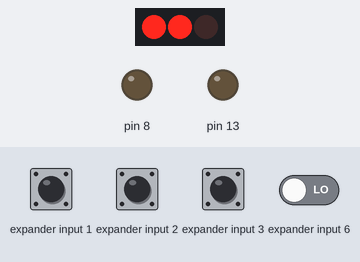
The sketch below on a simulated Arduino Uno, built with avr-gcc and run on an emulated ATmega328P. Parts: 3 port-expander outputs drawn as a row of LEDs (first output left, lit = HIGH), output pins drawn as LEDs (lit = HIGH). Wiring (inferred from the names in the program): MCP23008 port expander at I2C address 0x20. Wiring (inferred from the signals the program sends): row of LEDs: on Q0, Q4, Q5. The test bench sets the inputs (shaded band); at power-on: expander input 1–3 HIGH, expander input 6 LOW. What the sketch prints to the serial monitor is not drawn.

Above: at 1.3 s.
1.4 s: expander input 1 pulled LOW for 1.2 s
At 2.18 s:
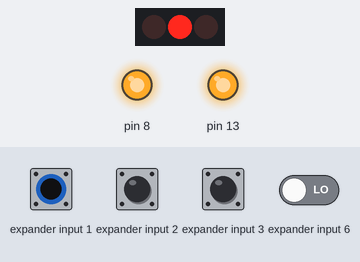
At 3.29 s:
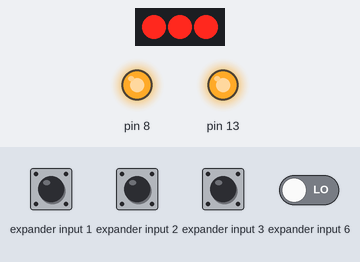
Timing chart, 0 to 14.6 s (numbered marks = the images above; inputs shaded):
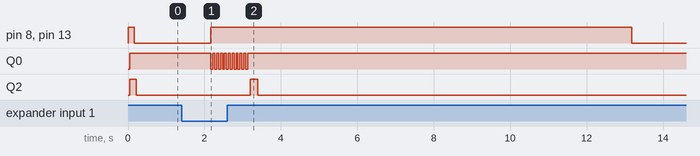

Measured:
- after the input at 1.4 s, pin 8, pin 13: LOW → HIGH after 0.77 s, → LOW 11.0 s later; Q0: alternates HIGH for 0.05 s and LOW for 0.05 s, 20 changes in all, then stays HIGH, starting after 0.77 s; Q2: LOW → HIGH after 1.8 s, → LOW 0.20 s later

The sketch:

BikeLampPowerController.ino
```cpp
#include <Wire.h>

#define IODIR ((byte)0x00)
#define IPOL ((byte)0x01)
#define GPINTEN ((byte)0x02)
#define DEFVAL ((byte)0x03)
#define INTCON ((byte)0x04)
#define IOCON ((byte)0x05)
#define GPPU ((byte)0x06)
#define INTF ((byte)0x07)
#define INTCAP ((byte)0x08)
#define GPIO ((byte)0x09)
#define OLAT ((byte)0x0A)

#define MCP23008ADDR ((byte)0b00100000)
#define MCP23008NCS ((byte)0b00010000)
#define MCP23008UD ((byte)0b00100000)

#define LAMPONOFF 0b00000010
#define LAMPUP 0b00000100
#define LAMPDOWN 0b00001000

#define LEDLAMPINITIAL (((byte)0b00000001) | MCP23008NCS) // LED and lamp off initially; nCS pin high U/nD low

#define RESETLINE ((byte)8)

#define POWERLINE ((byte)13)

static enum LightState {
  Off = 0,
  On = 1
} ledState, lampState;
static byte cRegVal;
static byte rheostatState = 0;

void setup()
{
  Wire.begin(); // Join I2C bus
  Serial.begin(9600);

  pinMode(POWERLINE, OUTPUT);
  pinMode(RESETLINE, OUTPUT);

  send23008IntoReset(); // Start off reset
  powerOn();
    take23008OutOfReset();
      fullInit23008();
      powerDown(96); // Make sure the rheostat starts off in a known state (lowest power)
      delay(1);
    send23008IntoReset(); // Start off in the reset state
  powerOff();
}

void loop()
{
  byte rVal;

  for(;;) {
    powerOn();
    send23008IntoReset();
    take23008OutOfReset();
    shortInit23008();
    readRegs(GPIO, 1, &rVal);
    if((rVal & 0b1110) != 0b1110) { // If any of the switches were triggered
      break; // Then wake up
    }
    send23008IntoReset();
    powerOff();
    delay(1000);
  }
  for(byte iCnt = 20; iCnt != 0; --iCnt) {
    cRegVal ^= 0b0001; // Toggle LED
    rVal = sendOLAT(cRegVal);
    ledState != ledState;
    delay(50);
  }
  lampControl();
}

void lampControl()
{
  unsigned long int tLast = millis();
  boolean update = false;
  byte intRegVal;

  fullInit23008();
  powerDown(96); // Make sure the rheostat starts off in a known state (lowest power)

  do {
    readRegs(INTF, 1, &intRegVal);
    if(intRegVal != 0x0) {
      struct {
        byte intCap;
        byte gpioNow;
      } regVals;

      readRegs(INTCAP, 2, (byte*)&regVals);

      Serial.println(regVals.intCap, BIN);
      update = processBits(regVals.intCap, &tLast);

      if(regVals.intCap != regVals.gpioNow) {
        Serial.println(regVals.gpioNow, BIN);
        update |= processBits(regVals.gpioNow, &tLast);
      }
    }
    if((millis() - tLast) > 1000){ // Large change since last power level change (>1s), this ensures that we don't accidently turn the lamp on or off
      if(lampState == Off && rheostatState > 0) {
        powerDown(96); // Make sure the rheostat starts off in a known state (lowest power)
      } if(lampState == On && rheostatState == 0) {
        powerUp(1); // Make sure we're not in the lowest power state anymore
      }
    }
    if(((millis() - tLast) > 10000) && (lampState==Off)){
      return;
    }

    if(update) {
      cRegVal = MCP23008NCS; // nCS high initially
      cRegVal |= lampState==On ? 0b10000000 : 0b00000000;
      cRegVal |= ledState==On ? 0b0: 0b1;

      byte rVal = sendOLAT(cRegVal);

      Serial.print("rVal :");
      Serial.print(rVal);
      Serial.println(":");
    }
  } while(true);
}

void powerOn()
{
  digitalWrite(POWERLINE, HIGH);
}

void powerOff()
{
  digitalWrite(POWERLINE, LOW);
}

void send23008IntoReset()
{
  digitalWrite(RESETLINE, LOW);
}

void take23008OutOfReset()
{
  digitalWrite(RESETLINE, HIGH);
}

byte shortInit23008(void)
{
  byte rVal;

  cRegVal = LEDLAMPINITIAL;
  ledState = Off;
  lampState = Off;

  rVal = sendOLAT(cRegVal);
  rVal |= sendRegByte(IODIR, 0b01001110); // Switches to inputs, unused line to input
  rVal |= sendRegByte(GPPU, 0b00001110); // Use built in pullups on switches

  return rVal;
}

void fullInit23008(void)
{
  byte rVal;
  byte intRegVal;

  rVal = sendRegByte(IOCON, 0b00000000);
  rVal |= shortInit23008();

  rVal |= sendRegByte(GPINTEN, 0b00001110); // Enable interrupts
  rVal |= sendRegByte(DEFVAL, 0b00001110); // This is the uninterrupted level
  rVal |= sendRegByte(INTCON, 0b00001110); // These lines honour the DEFVAL register
  rVal |= readRegs(INTCAP, 1, &intRegVal); // Clear the interrupt state
}

boolean processBits(byte pinVals, unsigned long int *tLast)
{
  unsigned long int tNow = millis();

  if((pinVals & LAMPONOFF) == 0) {
    if(lampState == Off && rheostatState > 0) {
      lampState = On;
      powerDown(96); // Make sure the rheostat starts off in a known state (lowest power)
      powerUp(1);
      *tLast = tNow;
      Serial.println("On");
      return true;
    } if(lampState == On && rheostatState == 0) {
      lampState = Off;
      powerDown(96); // Make sure the rheostat starts off in a known state (lowest power)
      *tLast = tNow;
      Serial.println("Off");
      return true;
    }
  } else {
    if((tNow - *tLast) > (rheostatState<<3)) { // Small time since last power level change
      if((pinVals & LAMPUP) == 0) {
        powerUp(1);
        *tLast = tNow;
      } else if((pinVals & LAMPDOWN) == 0){
        powerDown(1);
        *tLast = tNow;
      }
    }
  }

  return false;
}

void powerDown(byte nSteps)
{
  byte rVal;
  byte localReg;

  for(; nSteps != 0; --nSteps) {
    localReg = cRegVal | MCP23008NCS | MCP23008UD;

    rVal = sendOLAT(localReg); // nCS and U/nD high

    localReg &= ~MCP23008NCS;

    rVal |= sendOLAT(localReg); // U/nD high, nCS low

    localReg &= ~MCP23008UD;

    rVal |= sendOLAT(localReg); // nCS and U/nD low

    localReg |= MCP23008UD;

    rVal |= sendOLAT(localReg); // nCS low and U/nD high

    rVal |= sendOLAT(cRegVal); // nCS high and U/nD low (default)

    rheostatState -= rheostatState > 0 ? 1 : 0;
  }

  Serial.print("rheostatState :");
  Serial.print(rheostatState);
  Serial.println(":");
}

void powerUp(byte nSteps)
{
  byte rVal;
  byte localReg;

  for(; nSteps != 0; --nSteps) {
    localReg = cRegVal & ~MCP23008NCS;

    rVal = sendOLAT(localReg); // nCS low and U/nD low

    localReg |= MCP23008UD;

    rVal |= sendOLAT(localReg); // nCS low and U/nD high

    rVal |= sendOLAT(cRegVal); // nCS high and U/nD low

    rheostatState += rheostatState < 31 ? 1 : 0;
  }

  Serial.print("rheostatState :");
  Serial.print(rheostatState);
  Serial.println(":");
}

byte sendRegByte(byte regAddr, byte regVal)
{
  Wire.beginTransmission(MCP23008ADDR);
  Wire.write(regAddr);
  Wire.write(regVal);
  return Wire.endTransmission(true);
}

byte sendOLAT(byte regVal)
{
  return sendRegByte(OLAT, regVal);
}

byte readRegs(byte regAddr, byte nBytes, byte *bOut)
{
  byte rVal;
  Wire.beginTransmission(MCP23008ADDR);
  Wire.write(regAddr);
  rVal = Wire.endTransmission(true); // At lower clock rates the receiver doesn't like a repeated start here
  Wire.requestFrom(MCP23008ADDR, nBytes, (byte)true);
  for(byte idx = 0; idx < nBytes; idx++) {
    bOut[idx] = Wire.read();
  }
  return rVal;
}

/*
  if(Serial.available()) {
    int inChar = Serial.read();
    inChar = isalpha(inChar)?toupper(inChar):inChar;
    switch(inChar) {
      case 'L':
        powerDown(96);
        lampState = lampState==Off ? On : Off;
        update = true;
        break;
      case 'D':
        ledState = ledState==Off ? On : Off;
        update = true;
        break;
      case '[':
          powerDown(1);
          Serial.println("Down");
        break;
      case ']':
          powerUp(1);
          Serial.println("Up");
        break;
      default:
        break;
    }
  } else {
*/
```
